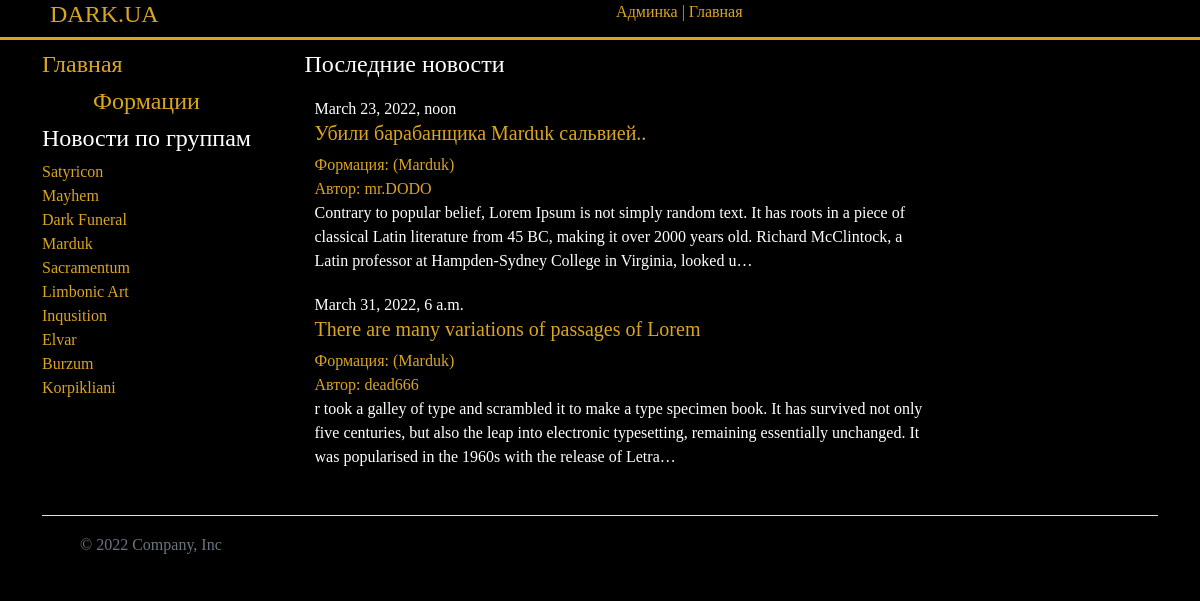
Page /dark/ on the committed database.
### dark/models.py (models this page shows, shortened)
class Band(models.Model):
    name = models.CharField(max_length=255)
    slug = models.SlugField(max_length=255, unique=True)
    active = models.BooleanField()
    description = models.TextField()

class News(models.Model):
    title = models.CharField(max_length=200)
    date = models.DateTimeField();
    author = models.CharField(max_length=200, null=True)
    text = models.TextField(null=True)
    slug = models.SlugField(max_length=255, unique=True)
    band = models.ForeignKey(Band, on_delete=models.CASCADE)

### dark/views.py (the view)
# urls.py: path('', views.indexView.as_view(), name='news'),
class indexView(ListView):
    model = News
    template_name = 'dark/index.html'
    context_object_name = 'news'
    def get_context_data(self, **kwargs):
        context = super(indexView, self).get_context_data(**kwargs)
        context['bands'] = Band.objects.all();
        context['title_page'] = 'Все новости'
        return context

### dark/templates/dark/index.html (shortened to what this page needs)
{% extends "dark/base.html" %}

### dark/templates/dark/base.html (shortened to what this page needs)
<html lang="en">
<head>
    <link href="https://cdn.jsdelivr.net/npm/bootstrap@5.1.3/dist/css/bootstrap.min.css"
        rel="stylesheet"
>
</head>
<body >
    <header class="header" style="position: fixed; border-bottom: medium solid goldenrod;">
        <h4 style="float: left; padding-left: 50px;">DARK.UA</h4>
        <a href="/admin">Админка</a> |
        <a href="/dark">Главная</a>
    </header>
    <div class="container " style="padding-top: 50px;">
        <div class="row body-container" >
            <div class="col " style="margin-right: 50px;">
                <div calss="borderwindow" style="position: fixed; ">
                <h4 class="r"><a href="/dark">Главная</a></h4>
                <h4 class="text-center"><a href="{% url 'list' %}">Формации</a></h4>
                <h4>Новости по группам</h4>
                <div class="stream-posts ">
                    <ul class="list-inline">
                       {% for el in bands %}
                        <li><a href="{% url 'bands' el.slug %}">{{ el.name }}</a><li>
                       {% endfor %}
                    </ul>
                </div>
            </div>
            </div>
            <div class="col-7">
                <div class="stream-posts">
<h4>Последние новости</h4>
{% for el in news %}
    <div class="stream-post borderwindow" style="width: auto; ">
        <div class="sp-content">
            <div class="sp-info">{{ el.date }}</div>
        </div>
        <div class="sp-content">
            <h5><p class="sp-paragraph mb-0">
                <a href="{% url 'news_detail' el.slug %}">{{el.title}}</a>
            </p></h5>
        </div>
        <div class="sp-content title-color" >
            <p class="sp-paragraph mb-0 ">
                Формация: <a href="{% url 'bands' el.band.slug %}"> ({{el.band.name}})</a>
            </p>
        </div>
        <div class="sp-content title-color">
            Автор: <a href=""">{{ el.author }}</a>
        </div>
        <div class="sp-content">
            <div class="sp-info infoblock">{{ el.text|truncatechars:250 }}</div>
        </div>
    </div>
{% endfor %}
                </div>
            </div>
            <div class="col">
            </div>
            <div class="container">
                <footer class="d-flex flex-wrap justify-content-between align-items-center py-3 my-4 border-top">
                  <div class="col-md-4 d-flex align-items-center">
                    <a href="/" class="mb-3 me-2 mb-md-0 text-muted text-decoration-none lh-1">
                      <svg class="bi" width="30" height="24"><use xlink:href="#bootstrap"></use></svg>
                    </a>
                    <span class="text-muted">© 2022 Company, Inc</span>
                  </div>
                  <ul class="nav col-md-4 justify-content-end list-unstyled d-flex">
                    <li class="ms-3"><a class="text-muted" href="#"><svg class="bi" width="24" height="24"><use xlink:href="#twitter"></use></svg></a></li>
                    <li class="ms-3"><a class="text-muted" href="#"><svg class="bi" width="24" height="24"><use xlink:href="#instagram"></use></svg></a></li>
                    <li class="ms-3"><a class="text-muted" href="#"><svg class="bi" width="24" height="24"><use xlink:href="#facebook"></use></svg></a></li>
                  </ul>
                </footer>
              </div>
        </div>
    </div>
</body>
</html>

### dark/templates/dark/base.html (style rules this page uses)
.header { width: 100%; height: 40px; background-color: w; color: goldenrod; text-align: center; }
a { color: goldenrod; text-decoration: none; }
.body-container { height: 70%; }
.borderwindow { padding: 10px; }
body { font-family: 'Times New Roman', Times, serif; color: white; background-color: black; }
.title-color { color: goldenrod; }
.infoblock { display: inline-block; height: auto; overflow: hidden; }

### rows in the picture
Band: name "Satyricon"
Band: name "Mayhem"
Band: name "Dark Funeral"
Band: name "Marduk"
Band: name "Sacramentum"
Band: name "Limbonic Art"
Band: name "Inqusition"
Band: name "Elvar"
Band: name "Burzum"
Band: name "Korpikliani"
News: date "March 23, 2022, noon", title "Убили барабанщика Marduk сальвией..", band.name "Marduk", author "mr.DODO", text "Contrary to popular belief, Lorem Ipsum is not simply random text. It has roots in a piece of classical Latin literature from 45 BC, making it over 2000 years old. Richard McClintock, a Latin professor at Hampden-Sydney College in Virginia, looked u…"
News: date "March 31, 2022, 6 a.m.", title "There are many variations of passages of Lorem", band.name "Marduk", author "dead666", text "r took a galley of type and scrambled it to make a type specimen book. It has survived not only five centuries, but also the leap into electronic typesetting, remaining essentially unchanged. It was popularised in the 1960s with the release of Letra…"
